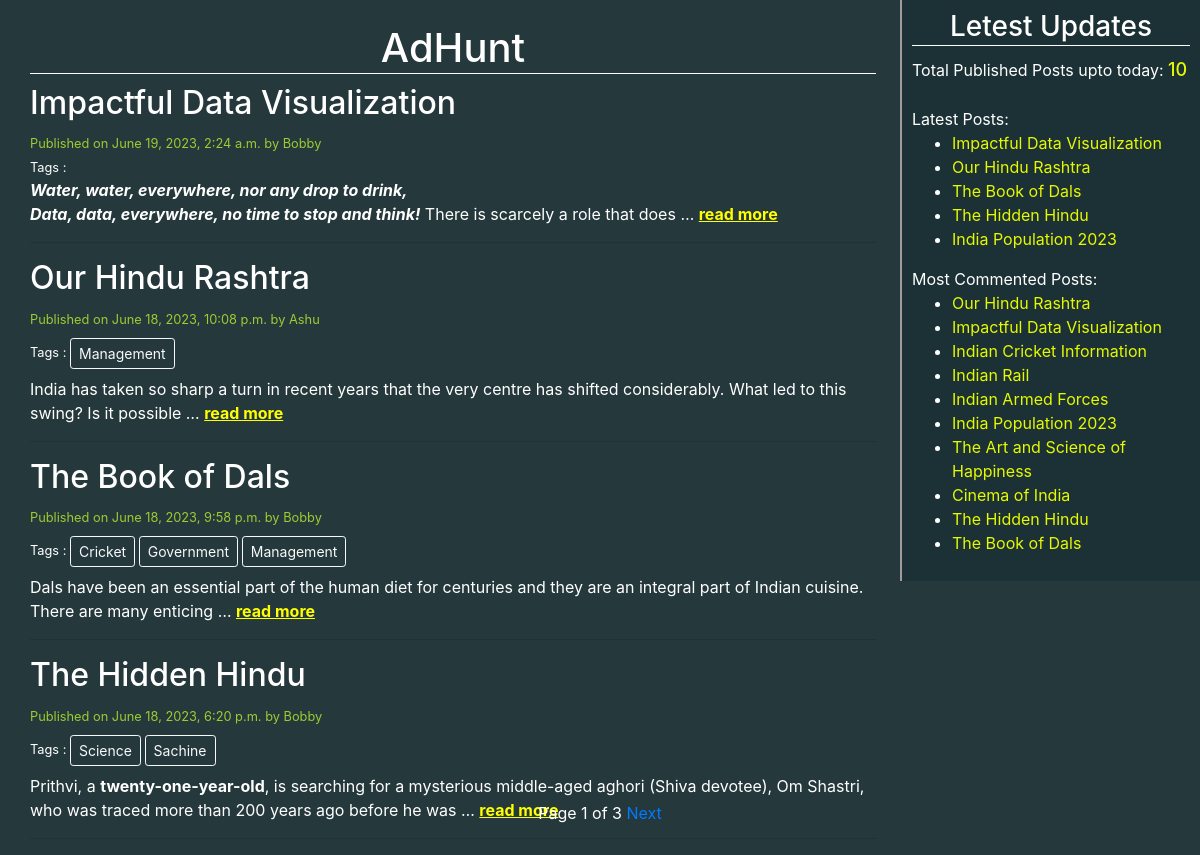
The page / on the database its author committed.
### blog/models.py (models this page shows, shortened)
class Post(models.Model):
    STATUS_CHOICES=(('draft','Draft'),('published','Published'))
    title=models.CharField(max_length=264)
    slug=models.SlugField(max_length=264,unique_for_date='publish')
    author=models.ForeignKey(User,on_delete=models.CASCADE,related_name='blog_posts')
    body=RichTextField(blank=True,null=True)
    publish=models.DateTimeField(default=timezone.now)
    created=models.DateTimeField(auto_now_add=True)#datetime of create() action
    updated=models.DateTimeField(auto_now=True)#datetime of save action
    status=models.CharField(max_length=10,choices=STATUS_CHOICES,default='draft')
    tags=TaggableManager()
    class Meta:
        ordering=('-publish',)
    def get_absolute_url(self):
        return reverse('post_detail',args=[self.publish.year,self.publish.strftime('%m'),self.publish.strftime('%d'),self.slug])

### blog/views.py (the view)
# urls.py: path('', views.post_list_view,name='home'),
def post_list_view(request,tag_slug=None):
    post_list=Post.objects.all()
    template_name='blog/post_list.html'
    tag=None
    if tag_slug:
        tag=get_object_or_404(Tag,slug=tag_slug)
        post_list=post_list.filter(tags__in=[tag])
    paginator=Paginator(post_list,4)
    page_number=request.GET.get('page')
    page_obj=paginator.get_page(page_number)
    return render(request, template_name,{'page_obj':page_obj,'tag':tag})

### blog/templatetags/blog_tags.py (called while the page is built)
@register.simple_tag
def total_posts():
    return Post.objects.count()

@register.inclusion_tag('blog/latest_posts_123.html')
def show_latest_posts(count=5):
    latest_posts=Post.objects.order_by('-publish')[:count]
    return {'latest_posts':latest_posts}

@register.simple_tag
def get_most_commented_posts(count=5):
    return Post.objects.annotate(total_comments=Count('comments')).order_by('-total_comments')[:count]

### template/blog/post_list.html (shortened to what this page needs)
<!DOCTYPE html>
{% extends 'blog/base.html'%}
{% block content%}
        {% for post in page_obj %}
        <h2 ><a id="h2_title" href="{{post.get_absolute_url}}" target="_blank" rel="noopener noreferrer">{{post.title|truncatewords:7}}</a></h2>
        <small id="time_a" >Published on {{post.publish}} by {{post.author|title}}</small><br>
        <small>Tags :
            {% for tag in post.tags.all %}
                <a href="{% url 'post_list_by_tag_name' tag.slug %}" class="btn btn-sm btn-outline-light my-2">{{tag.name|title}}</a>
            {% endfor %}
        </small>
        <div>
        <p>{{post.body|safe|truncatewords:25|linebreaks}}
            <a id="p_a" href="{{post.get_absolute_url}}" target="_blank" rel="noopener noreferrer">read more</a>
        </p>
        </div>
        <hr>
    {% endfor%}
    {% include 'blog/pagination.html' with page=post_list %}
{% endblock%}

### template/blog/base.html (shortened to what this page needs)
<!DOCTYPE html>
{% load blog_tags %}
{% load static %}
<html lang="en">
<head>
    <link rel="stylesheet" href="https://cdn.jsdelivr.net/npm/bootstrap@4.0.0/dist/css/bootstrap.min.css">
    <link rel="stylesheet" href="{% static "css/blog.css" %}">
</head>
<body>
    <div class="content">
        <h1 id="home_header"><a href="/">AdHunt</a></h1>
        {% block content%}{% endblock%}
    </div>
    <div class="sidebar">
        <h3 id="home_header"><a href="#">Letest Updates</a></h3>
        <p>Total Published Posts upto today: <span id="post_count">{% total_posts %}</span></p>
        <br><br>
        <p>Latest Posts:</p>{% show_latest_posts %}
        <p>Most Commented Posts:</p>
        {% get_most_commented_posts 10 as most_commented_posts %}
        <ul>
            {% for post in most_commented_posts %}
            <li>
                <a href="{{post.get_absolute_url}}">{{post.title}}</a>
            </li>
            {% endfor %}
        </ul>
    </div>
</body>
</html>

### template/blog/pagination.html (shortened to what this page needs)
<div class="pagination-container">
    <span>Page {{page_obj.number}} of {{page_obj.paginator.num_pages}}</span>
    {% if page_obj.has_next %}
    <a href="?page={{page_obj.next_page_number}}"> Next</a>
    {% endif %}
</div>

### template/blog/latest_posts_123.html
<ul>
    {% for post in latest_posts %}
        <li><a href="{{post.get_absolute_url}}">{{post.title}}</a></li>
    {% endfor %}
</ul>

### static/css/blog.css (style rules this page uses)
html { height: 100%; }
.content { margin-top: 2%; float: left; width: 73%; padding: 0 0 0 30px; text-align: left; }
.sidebar { float:right; width: 25%; padding: 10px; background: #1b3136; height: 100%; border-left: 2px solid hsl(0, 3%, 62%); }
body { background: #25383C; color: white; }
#home_header { text-align: center; border-bottom: white 1px solid; margin-bottom: 10px; padding-bottom: 1px; }
#home_header a { color: white; text-decoration: none; }
#h2_title { color: white; margin-top: 2%; }
h1 a { color: blue; text-decoration: underline; }
#time_a { color: yellowgreen; }
#p_a { color: yellow; font-weight: bolder; text-decoration: underline; }
p { display: inline; }
.pagination-container { position: fixed; bottom: 20px; left: 50%; transform: translateX(-50%); z-index: 9999; background: rgba(0, 0, 0, 0); padding: 10px; }
.btn { margin-bottom: 1px; }
#post_count { color: #e5f901; font-size: large; font-weight: 500; }
li a { color: #e5f901; }

### rows shown on the page
Post: title "Impactful Data Visualization", publish "June 19, 2023, 2:24 a.m.", author "Bobby", body "Water, water, everywhere, n or any drop to drink , Data, data, everywhere, no time to stop and think! There is scarcely a role that does …"
Post: title "Our Hindu Rashtra", publish "June 18, 2023, 10:08 p.m.", author "Ashu", body "India has taken so sharp a turn in recent years that the very centre has shifted considerably. What led to this swing? Is it possible …"
Tag: name "Management"
Post: title "The Book of Dals", publish "June 18, 2023, 9:58 p.m.", author "Bobby", body "Dals have been an essential part of the human diet for centuries and they are an integral part of Indian cuisine. There are many enticing …"
Tag: name "Cricket"
Tag: name "Government"
Post: title "The Hidden Hindu", publish "June 18, 2023, 6:20 p.m.", author "Bobby", body "Prithvi, a twenty-one-year-old , is searching for a mysterious middle-aged aghori (Shiva devotee), Om Shastri, who was traced more than 200 years ago before he was …"
Tag: name "Science"
Tag: name "Sachine"
Post: title "India Population 2023"
Post: title "Indian Cricket Information"
Post: title "Indian Rail"
Post: title "Indian Armed Forces"
Post: title "The Art and Science of Happiness"
Post: title "Cinema of India"

### other values the page prints
{{ page_obj.number }} "1"
{{ page_obj.paginator.num_pages }} "3"
